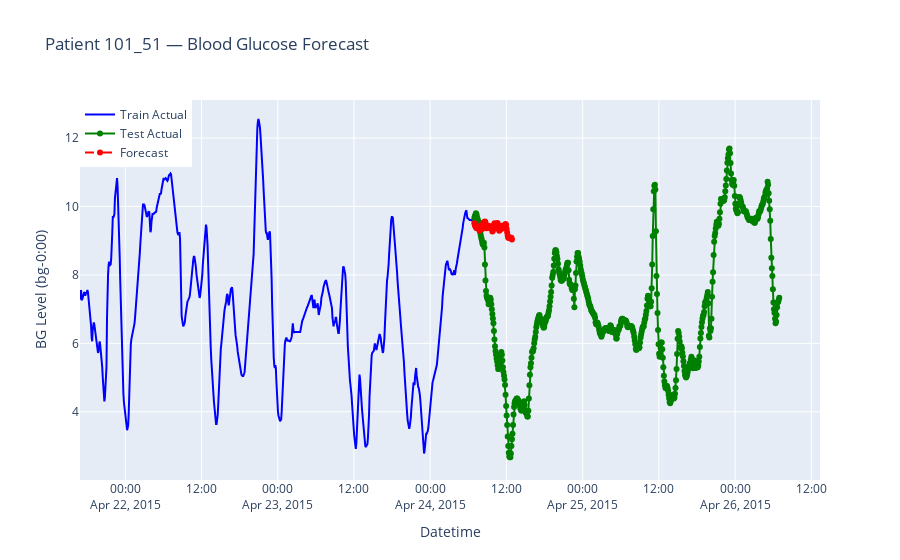

Notebook source saved alongside this figure:
### Code cell
plot_chronos_predictions_plotly(
    forecaster=chronos_forecaster,
    y_train=y_train,
    y_test=y_test,
    fh=fh,
    n_plots=2,  # or specify patient_id='some_patient_id'
)
